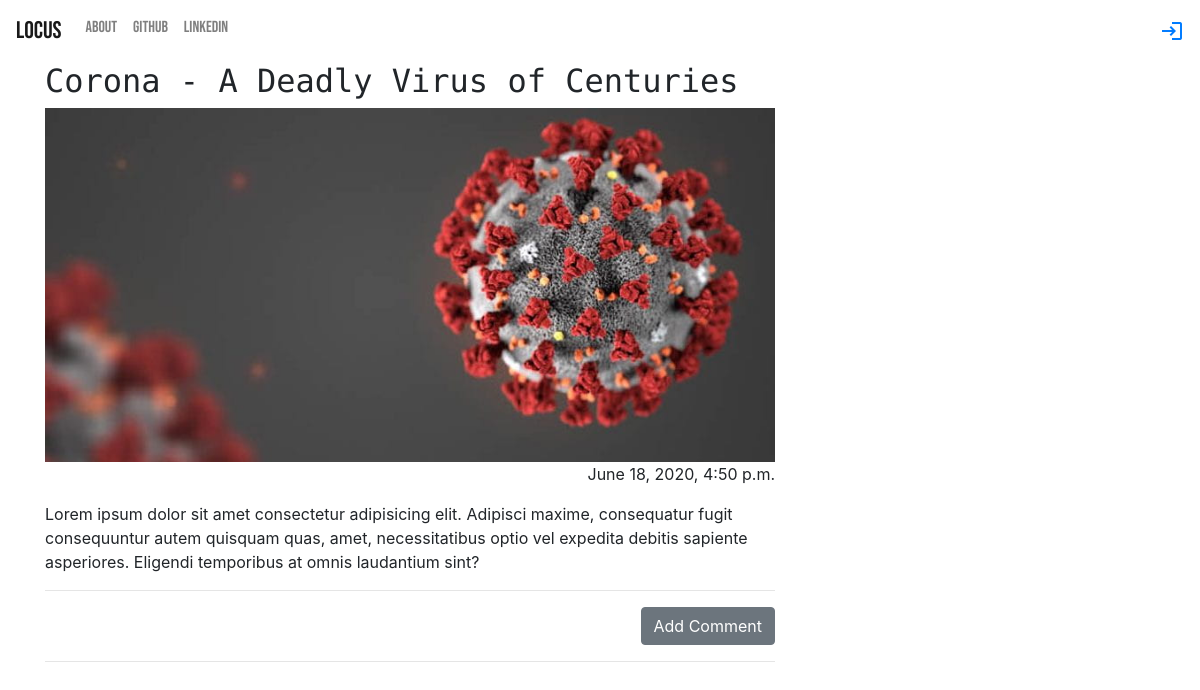
Screenshot of /post/3/ with the database file from the repository.
### blog/models.py (models this page shows, shortened)
class Post(models.Model):
    author = models.ForeignKey('auth.User', on_delete=models.CASCADE)
    title = models.CharField(max_length=64)
    text = models.TextField()
    created_date = models.DateTimeField(default=timezone.now)
    published_date = models.DateTimeField(blank=True, null=True)
    attached_img = models.ImageField(upload_to="post_images", blank=True)

### blog/views.py (the view)
# urls.py: re_path(r'^post/(?P<pk>\d+)/$', views.PostDetailView.as_view(), name='post_detail'),
class PostDetailView(DetailView):
    model = Post

### blog/templates/blog/post_detail.html (shortened to what this page needs)
{% extends 'blog/base.html' %}
{% block body-block %}
    <h2 class="title"> {{ post.title }}</h2>
    {% if post.attached_img %}
    <img src="{{ post.attached_img.url }}" alt="no-fetch-{{ post.title}}" width="100%">
    {% endif %}
    {% if post.published_date %}
        <div class="date postdate">
            {{ post.published_date }}
        </div>
    {% else %}
        <div>
            <a class="btn btn-default" href="{% url 'publish_post' pk=post.pk %}">Publish to world</a>
        </div>
    {% endif %}
    <p class="postcontent">{{ post.text|safe|linebreaks }}</p>
    <hr>
    <div class="right">
        <a class="btn btn-primary btn-secondary" href="{% url 'add_comment_to_post' pk=post.pk %}">Add Comment</a>
    </div>
    <hr>
{% endblock body-block %}

### blog/static/css/blog.css (style rules this page uses)
body { margin: 0; }
.postdate { text-align: right; }
.postcontent { font-family: 'Overlock', cursive; font-size: 1.5em; }
.title { font-family: 'Encode Sans Condensed', sans-serif; }
.right { text-align: end; }

### rows the page displays
Post: title "Corona - A Deadly Virus of Centuries", attached_img (picture), published_date "June 18, 2020, 4:50 p.m.", text "Lorem ipsum dolor sit amet consectetur adipisicing elit. Adipisci maxime, consequatur fugit consequuntur autem quisquam quas, amet, necessitatibus optio vel expedita debitis sapiente asperiores. Eligendi temporibus at omnis laudantium sint?"
